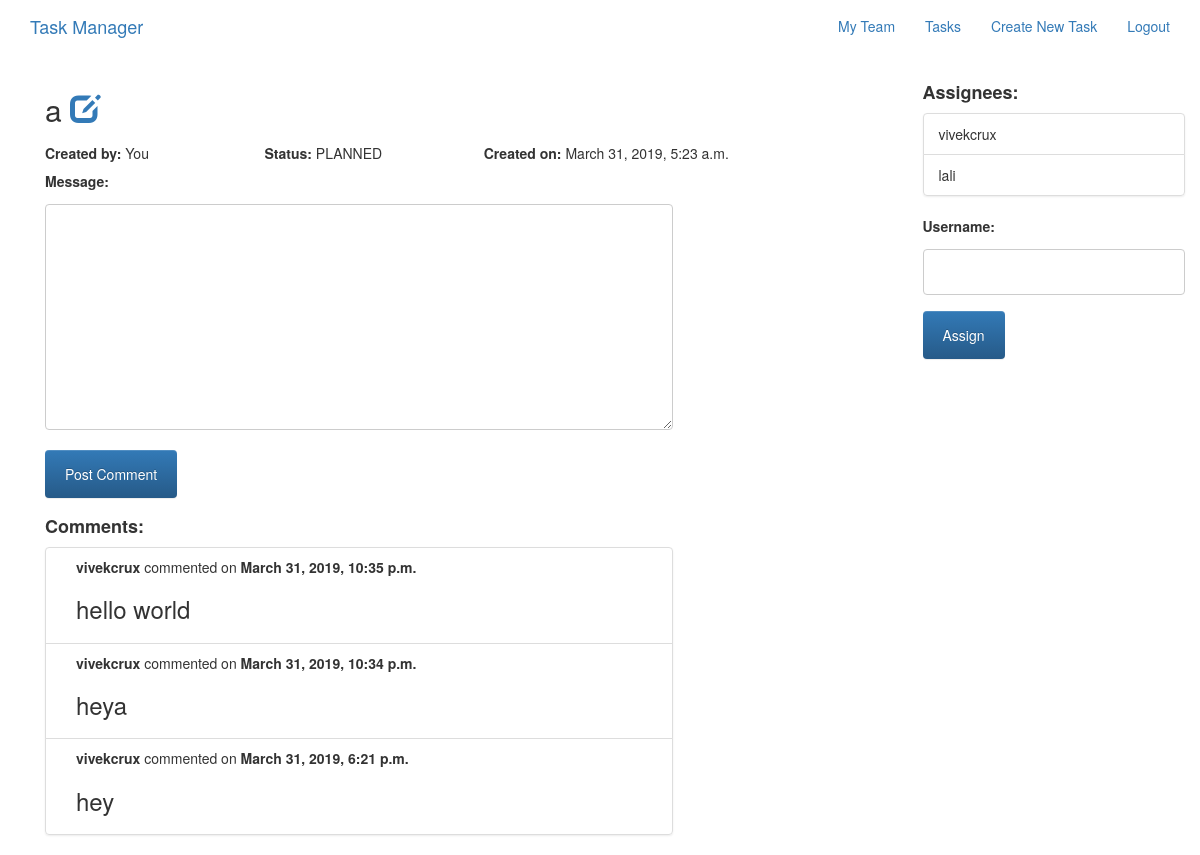
The app's page /tasks/about/a/ (signed in) with its own data.
### tasks/models.py (models this page shows, shortened)
class Task(models.Model):
    title = models.CharField(max_length=255,unique=True)
    description = models.TextField(blank=True,default='')
    STATUS_CHOICES = (
        ("PLANNED", "Planned"),
        ("INPROGRESS", "Inprogress"),
        ("DONE", "Done"),
    )
    status = models.CharField(max_length=10,
                              choices=STATUS_CHOICES,
                              default="PLANNED")
    slug = models.SlugField(allow_unicode=True,unique=True)
    creator = models.ForeignKey(User,related_name="tasks",on_delete=models.CASCADE)
    created_at = models.DateTimeField(auto_now=True)
    assignees = models.ManyToManyField(User,through="TaskAssignees")
    class Meta:
        ordering = ["-created_at"]

class Comment(models.Model):
    message = models.TextField(unique=False)
    user = models.ForeignKey(User,related_name="user_comments",on_delete=models.CASCADE)
    task = models.ForeignKey(Task,related_name="task_comments",on_delete=models.CASCADE)
    slug = models.SlugField(allow_unicode=True,unique=True)
    created_at = models.DateTimeField(auto_now=True)
    class Meta:
        ordering = ["-created_at"]

### tasks/views.py (the view)
# urls.py: url(r"^about/(?P<slug>[-\w]+)/$",views.TaskDetail.as_view(),name="single"),
class TaskDetail(LoginRequiredMixin,generic.DetailView):
    model = Task
    def get_context_data(self, **kwargs):
        context = super(TaskDetail, self).get_context_data(**kwargs)
        context['comment_form'] = CommentForm
        context['assign_task_form'] = AssignTaskForm
        return context

### teams/templatetags/team_tags.py (called while the page is built)
@register.simple_tag(takes_context=True)
def getteam(context):
    try:
        request = context['request']
        user = User.objects.get(username=request.user.username)
        team = user.members.team
    except ObjectDoesNotExist:
        team = None
    return team

### tasks/templates/tasks/task_detail.html (shortened to what this page needs)
{% extends "tasks/task_base.html" %}
{% load tz %}
{% block task_content %}
{% if task.creator == request.user or task.creator.members.team == request.user.members.team %}
<div class="col-md-9">
  <h2>
    {{ task.title }}
    {% if task.creator == request.user %}
    <a href="{% url 'tasks:update' slug=task.slug %}"><span class="glyphicon glyphicon-edit" ></span></a>
    {% endif %}
  </h2>
  <div class="row">
    <div class="col-md-3">
      <h5><strong>Created by: </strong>{% if request.user == task.creator %}You{% else %}{{ task.creator }}{% endif %}</h5>
    </div>
    <div class="col-md-3">
      <h5><strong>Status: </strong>{{ task.status }}</h5>
    </div>
    <div class="col-md-6">
      <h5><strong>Created on: </strong>{{ task.created_at|localtime }}</h5>
    </div>
  </div>
<div class="row">
  <div class="col-md-9">
    <form action="{% url 'tasks:comment' slug=task.slug username=request.user %}" method="POST">
      {{ comment_form }}
      <input type="submit" name="" value="Post Comment" class="btn btn-primary btn-large">
    </form>
  </div>
  <div class="col-md-9">
    <h4>
    {% if task.task_comments.count > 0 %}
    <strong>Comment{{ task.task_comments.count|pluralize }}:</strong>
    {% endif %}
    </h4>
    <div class="list-group">
      {% for comment in task.task_comments.all %}
      <div class="list-group-item">
        <div class="list-group-item-text container-fluid">
          <div class="row">
            <div class="col-md-12">
              <strong>{{ comment.user }}</strong> commented on <strong>{{ comment.created_at|localtime }}</strong>
            </div>
            <div class="col-md-12">
                <h3>{{ comment.message }}</h3>
            </div>
          </div>
        </div>
      </div>
      {% endfor %}
    </div>
  </div>
</div>
</div>
<div class="col-md-3">
    <h4>
      <strong>Assignee{{ task.assignees.count|pluralize }}:</strong>
    </h4>
    <div class="list-group">
      {% for assignee in task.assignees.all %}
      <div class="list-group-item">
        {{ assignee }}
      </div>
      {% endfor %}
    </div>
    {% if user == task.creator and user.members.team %}
    <form action="{% url 'tasks:assign' slug=task.slug %}" method="post">
    {{ assign_task_form }}
    <input type="submit" value="Assign" class="btn btn-primary">
    </form>
    {% endif %}
</div>
{% else %}
<h1>You are not authorized to view this task</h1>
{% endif %}
{% endblock %}

### static/css/master.css (style rules this page uses)
input[type=text], select { width: 100%; padding: 12px 20px; margin: 8px 0; border: 1px solid #ccc; border-radius: 4px; box-sizing: border-box; }
input[type=password],textarea, select { width: 100%; padding: 12px 20px; margin: 8px 0; display: inline-block; border: 1px solid #ccc; border-radius: 4px; box-sizing: border-box; }
input[type=submit] { background-color: #4CAF50; color: white; padding: 14px 20px; margin: 8px 0; border: none; border-radius: 4px; cursor: pointer; }

### records on screen
Task: title "a", status "PLANNED", created_at "March 31, 2019, 5:23 a.m."
Comment: user "vivekcrux", created_at "March 31, 2019, 10:35 p.m.", message "hello world"
Comment: user "vivekcrux", created_at "March 31, 2019, 10:34 p.m.", message "heya"
Comment: user "vivekcrux", created_at "March 31, 2019, 6:21 p.m.", message "hey"

### other values on screen
{{ assignee }} "vivekcrux"
{{ assignee }} "lali"
